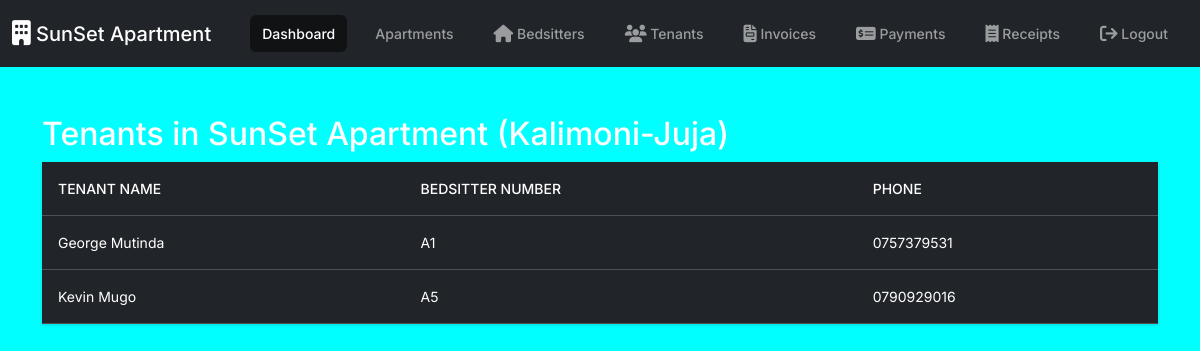
The app's page /tenantprofiles/apartment/1/ with its own data.
### portal/models.py (models this page shows, shortened)
class Apartment(models.Model):
    name = models.CharField(max_length=255)
    address = models.CharField(max_length=255)

class Tenantprofile(models.Model):
    user = models.OneToOneField(User, on_delete=models.CASCADE)
    bedsitter = models.OneToOneField(Bedsitter, on_delete=models.SET_NULL, null=True, blank=True)
    phone = models.CharField(max_length=255)

class Bedsitter(models.Model):
    apartment = models.ForeignKey(Apartment, related_name='bedsitters', on_delete=models.CASCADE)
    number = models.CharField(max_length=255, unique=True)

### portal/views.py (the view)
# urls.py: path('tenantprofiles/apartment/<int:apartment_id>/', views.tenantprofiles_by_apartment, name='tenantprofiles_by_apartment'),
def tenantprofiles_by_apartment(request, apartment_id):
    apartment = get_object_or_404(Apartment, id=apartment_id)
    tenants = Tenantprofile.objects.filter(bedsitter__apartment=apartment).select_related('user', 'bedsitter')
    return render(request, 'portal/tenantprofiles_by_apartment.html', {'apartment': apartment, 'tenants': tenants})

### portal/templates/portal/tenantprofiles_by_apartment.html
{% extends "portal/base.html" %}
{% block content %}
<h2>Tenants in {{ apartment.name }} ({{ apartment.address }})</h2>
<table class="table table-dark table-hover">
    <thead>
        <tr>
            <th>Tenant Name</th>
            <th>Bedsitter Number</th>
            <th>Phone</th>
        </tr>
    </thead>
    <tbody>
    {% for tenant in tenants %}
        <tr>
            <td>{{ tenant.user.get_full_name|default:tenant.user.username }}</td>
            <td>{{ tenant.bedsitter.number }}</td>
            <td>{{ tenant.phone }}</td>
        </tr>
    {% endfor %}
    </tbody>
</table>
{% endblock %}

### records on screen
Apartment: name "SunSet Apartment", address "Kalimoni-Juja"
Tenantprofile: user.get_full_name "George Mutinda", bedsitter.number "A1", phone "0757379531"
Tenantprofile: user.get_full_name "Kevin Mugo", bedsitter.number "A5", phone "0790929016"
